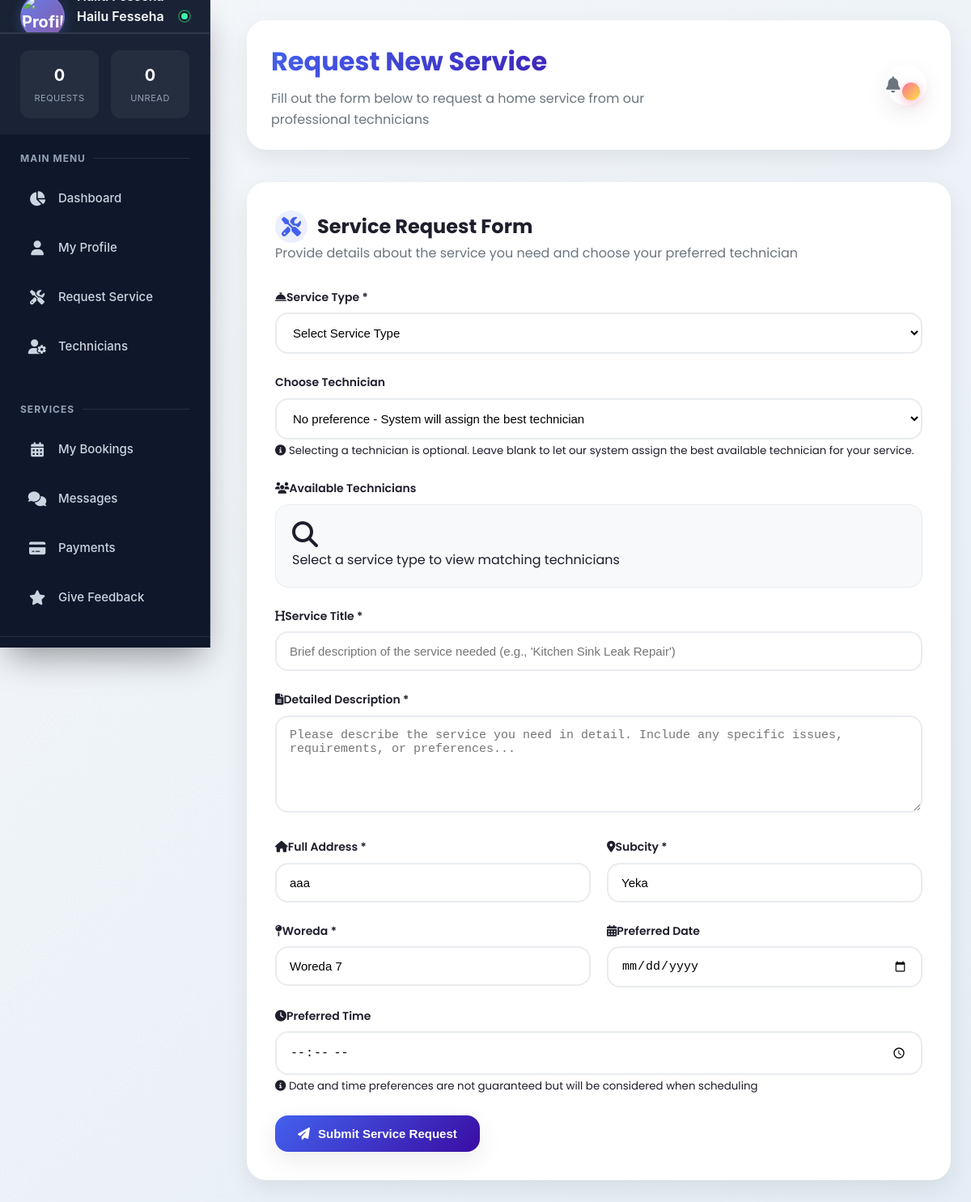
The page /views/homeowner/request_service.php (signed in) on the database its author committed.
### tables this page shows
CREATE TABLE `users` (
  `id` int(11) NOT NULL,
  `first_name` varchar(100) NOT NULL,
  `last_name` varchar(100) NOT NULL,
  `email` varchar(255) NOT NULL,
  `password` varchar(255) NOT NULL,
  `phone` varchar(20) DEFAULT NULL,
  `address` text DEFAULT NULL,
  `profile_photo` varchar(255) DEFAULT NULL,
  `subcity` varchar(100) DEFAULT NULL,
  `woreda` varchar(100) DEFAULT NULL,
  `role` enum('homeowner','technician','admin') NOT NULL,
  `profession` varchar(100) DEFAULT NULL,
  `certification_file` varchar(255) DEFAULT NULL,
  `bank_account` varchar(255) DEFAULT NULL,
  `tele_birr` varchar(255) DEFAULT NULL,
  `residence_id_file` varchar(255) DEFAULT NULL,
  `status` enum('pending','approved','rejected') DEFAULT 'pending',
  `created_at` timestamp NOT NULL DEFAULT current_timestamp()
);

### controllers/HomeownerController.php (called while the page is built, shortened)
<?php
class HomeownerController {
    private $conn;
    private $user_id;
    public function __construct($db) {
        $this->conn = $db;
        $this->user_id = $_SESSION['user_id'] ?? null;
        $this->baseDir = realpath(__DIR__ . '/..');
    }
    public function getUserProfile() {
        $query = "SELECT first_name, last_name, email, phone, address, subcity, woreda, profile_photo, residence_id_file
                 FROM users WHERE id = ?";
        $stmt = $this->conn->prepare($query);
        $stmt->execute([$this->user_id]);
        return $stmt->fetch(PDO::FETCH_ASSOC);
    }
}

### views/homeowner/request_service.php (the view, shortened to what this page needs)
<?php
require_once '../../includes/config.php';
require_once '../../controllers/HomeownerController.php';
$conn = getDBConnection();
$homeownerController = new HomeownerController($conn);
$userProfile = $homeownerController->getUserProfile();
?>
<!DOCTYPE html>
<html lang="en">
<head>
    <link rel="stylesheet" href="https://cdnjs.cloudflare.com/ajax/libs/font-awesome/6.4.0/css/all.min.css">
    <link href="https://unpkg.com/aos@2.3.1/dist/aos.css" rel="stylesheet">
</head>
<body class="homeowner-body">
    <div class="dashboard">
        <?php include 'sidebar.php'; ?>
        <div class="main-content">
            <div class="dashboard-header">
                <div class="welcome-section">
                    <h1>Request New Service</h1>
                    <p>Fill out the form below to request a home service from our professional technicians</p>
                </div>
                <div class="header-actions">
                    <div class="notification-bell">
                        <i class="fa-solid fa-bell"></i>
                        <?php $unreadNotifications = $homeownerController->getUnreadNotificationCount(); ?>
                        <?php if(!empty($unreadNotifications)): ?>
                            <span class="notification-badge"></span>
                        <?php endif; ?>
                    </div>
                </div>
            </div>
            <div class="card" data-aos="fade-up">
                <div class="card-header">
                    <div>
                        <h2 class="card-title"><i class="fas fa-tools"></i> Service Request Form</h2>
                        <p class="card-subtitle">Provide details about the service you need and choose your preferred technician</p>
                    </div>
                </div>
                <form method="POST" id="service-request-form">
                    <div class="form-group" data-aos="fade-up" data-aos-delay="100">
                        <label class="form-label"><i class="fas fa-concierge-bell me-2"></i>Service Type *</label>
                        <select name="service_type" id="service-type" class="form-select" required>
                            <option value="">Select Service Type</option>
                        </select>
                    </div>
                    <div class="form-group" data-aos="fade-up" data-aos-delay="150">
                        <label class="form-label"><i class="fas fa-user-hard-hat me-2"></i>Choose Technician</label>
                        <select name="technician_id" id="technician-select" class="form-select">
                            <option value="">No preference - System will assign the best technician</option>
                        </select>
                        <small class="text-muted mt-1 d-block">
                            <i class="fas fa-info-circle me-1"></i> Selecting a technician is optional. Leave blank to let our system assign the best available technician for your service.
                        </small>
                    </div>
                    <div class="form-group" data-aos="fade-up" data-aos-delay="200">
                        <label class="form-label"><i class="fas fa-users me-2"></i>Available Technicians</label>
                        <div id="technicians-container" class="technician-list">
                            <div class="text-center text-muted py-4">
                                <i class="fas fa-search fa-2x mb-3"></i>
                                <p>Select a service type to view matching technicians</p>
                            </div>
                        </div>
                    </div>
                    <div class="form-group" data-aos="fade-up" data-aos-delay="250">
                        <label class="form-label"><i class="fas fa-heading me-2"></i>Service Title *</label>
                        <input type="text" name="title" class="form-control" required
                               placeholder="Brief description of the service needed (e.g., 'Kitchen Sink Leak Repair')"
                               value="<?php echo htmlspecialchars($_POST['title'] ?? ''); ?>">
                    </div>
                    <div class="form-group" data-aos="fade-up" data-aos-delay="300">
                        <label class="form-label"><i class="fas fa-file-alt me-2"></i>Detailed Description *</label>
                        <textarea name="description" class="form-control" rows="4" required
                                  placeholder="Please describe the service you need in detail. Include any specific issues, requirements, or preferences..."><?php echo htmlspecialchars($_POST['description'] ?? ''); ?></textarea>
                    </div>
                    <div class="form-row">
                        <div class="form-group" data-aos="fade-up" data-aos-delay="350">
                            <label class="form-label"><i class="fas fa-home me-2"></i>Full Address *</label>
                            <input type="text" name="address" class="form-control" required
                                   value="<?php echo htmlspecialchars(($_POST['address'] ?? $userProfile['address']) ?? ''); ?>">
                        </div>
                        <div class="form-group" data-aos="fade-up" data-aos-delay="400">
                            <label class="form-label"><i class="fas fa-map-marker-alt me-2"></i>Subcity *</label>
                            <input type="text" name="subcity" class="form-control" required
                                   value="<?php echo htmlspecialchars(($_POST['subcity'] ?? $userProfile['subcity']) ?? ''); ?>">
                        </div>
                    </div>
                    <div class="form-row">
                        <div class="form-group" data-aos="fade-up" data-aos-delay="450">
                            <label class="form-label"><i class="fas fa-map-pin me-2"></i>Woreda *</label>
                            <input type="text" name="woreda" class="form-control" required
                                   value="<?php echo htmlspecialchars(($_POST['woreda'] ?? $userProfile['woreda']) ?? ''); ?>">
                        </div>
                        <div class="form-group" data-aos="fade-up" data-aos-delay="500">
                            <label class="form-label"><i class="fas fa-calendar-alt me-2"></i>Preferred Date</label>
                            <input type="date" name="preferred_date" class="form-control"
                                   min="<?php echo date('Y-m-d'); ?>"
                                   value="<?php echo htmlspecialchars($_POST['preferred_date'] ?? ''); ?>">
                        </div>
                    </div>
                    <div class="form-group" data-aos="fade-up" data-aos-delay="550">
                        <label class="form-label"><i class="fas fa-clock me-2"></i>Preferred Time</label>
                        <input type="time" name="preferred_time" class="form-control"
                               value="<?php echo htmlspecialchars($_POST['preferred_time'] ?? ''); ?>">
                        <small class="text-muted mt-1 d-block">
                            <i class="fas fa-info-circle me-1"></i> Date and time preferences are not guaranteed but will be considered when scheduling
                        </small>
                    </div>
                    <button type="submit" class="btn mt-4" id="submit-btn" data-aos="fade-up" data-aos-delay="600">
                        <i class="fas fa-paper-plane me-2"></i> Submit Service Request
                    </button>
                </form>
            </div>
        </div>
    </div>
</body>
</html>

### views/homeowner/request_service.php (style rules this page uses)
:root { --primary: #4361ee; --primary-light: #4895ef; --secondary: #3f37c9; --success: #4cc9f0; --danger: #f72585; --warning: #f8961e; --info: #4895ef; --dark: #1e1e2c; --light: #f8f9fa; --gray: #6c757d; --gray-light: #e9ecef; --gradient-primary: linear-gradient(135deg, #4361ee 0%, #3a0ca3 100%); --gradient-secondary: linear-gradient(135deg, #7209b7 0%, #3a0ca3 100%); --gradient-success: linear-gradient(135deg, #4cc9f0 0%, #4361ee 100%); --gradient-warning: linear-gradient(135deg, #f8961e 0%, #f3722c 100%); --gradient-dark: linear-gradient(135deg, #1e1e2c 0%, #2d2d44 100%); --shadow: 0 10px 30px rgba(0, 0, 0, 0.08); --shadow-lg: 0 15px 50px rgba(0, 0, 0, 0.12); --radius: 16px; --radius-lg: 24px; --transition: all 0.3s ease; }
* { margin: 0; padding: 0; box-sizing: border-box; }
body { font-family: 'Poppins', sans-serif; background: linear-gradient(135deg, #f5f7fa 0%, #e4edf5 100%); color: var(--dark); min-height: 100vh; line-height: 1.6; }
.dashboard { display: flex; min-height: 100vh; }
.main-content { flex: 1; margin-left: 280px; padding: 30px; overflow-y: auto; }
.dashboard-header { display: flex; justify-content: space-between; align-items: center; margin-bottom: 40px; padding: 25px 30px; background: white; border-radius: var(--radius-lg); box-shadow: var(--shadow); }
.welcome-section h1 { font-size: 32px; font-weight: 700; margin-bottom: 8px; background: var(--gradient-primary); -webkit-background-clip: text; -webkit-text-fill-color: transparent; }
.welcome-section p { color: var(--gray); font-size: 16px; max-width: 500px; }
.header-actions { display: flex; gap: 15px; }
.notification-bell { position: relative; background: white; width: 50px; height: 50px; border-radius: 50%; display: flex; align-items: center; justify-content: center; box-shadow: var(--shadow); cursor: pointer; transition: var(--transition); }
.notification-bell i { font-size: 20px; color: var(--gray); }
.notification-badge { position: absolute; top: 8px; right: 8px; background: var(--danger); width: 10px; height: 10px; border-radius: 50%; font-size: 0; }
.card { background: white; border-radius: var(--radius-lg); box-shadow: var(--shadow); padding: 35px; transition: var(--transition); margin-bottom: 30px; }
.card-header { display: flex; justify-content: space-between; align-items: center; margin-bottom: 30px; flex-wrap: wrap; gap: 20px; }
.card-title { font-size: 24px; font-weight: 700; color: var(--dark); display: flex; align-items: center; gap: 12px; }
.card-title i { color: var(--primary); background: rgba(67, 97, 238, 0.1); width: 40px; height: 40px; border-radius: 50%; display: flex; align-items: center; justify-content: center; }
.card-subtitle { color: var(--gray); font-size: 16px; }
.form-group { margin-bottom: 24px; }
.form-label { display: block; margin-bottom: 8px; font-weight: 600; color: var(--dark); font-size: 14px; }
.form-control { width: 100%; padding: 14px 16px; border: 2px solid var(--gray-light); border-radius: var(--radius); font-size: 15px; transition: var(--transition); background-color: white; }
.form-select { width: 100%; padding: 14px 16px; border: 2px solid var(--gray-light); border-radius: var(--radius); font-size: 15px; transition: var(--transition); background-color: white; }
textarea.form-control { resize: vertical; min-height: 120px; }
.btn { display: inline-flex; align-items: center; justify-content: center; gap: 10px; padding: 14px 28px; background: var(--gradient-primary); color: white; border: none; border-radius: var(--radius); font-size: 15px; font-weight: 600; cursor: pointer; transition: var(--transition); box-shadow: var(--shadow); }
.technician-list { background: var(--light); border-radius: var(--radius); padding: 20px; border: 1px solid var(--gray-light); max-height: 500px; overflow-y: auto; }
.form-row { display: grid; grid-template-columns: 1fr 1fr; gap: 20px; }
@media (max-width: 1200px) { .main-content { margin-left: 280px; padding: 25px; } }
[data-aos] { opacity: 0; transition-property: opacity, transform; }
[data-aos].aos-animate { opacity: 1; }

### rows shown on the page
users: address "aaa", subcity "Yeka", woreda "Woreda 7"

### other values the page prints
$_SESSION['user_name'] "Hailu Fesseha"
$stats['total_requests'] "0"
$stats['unread_messages'] "0"
